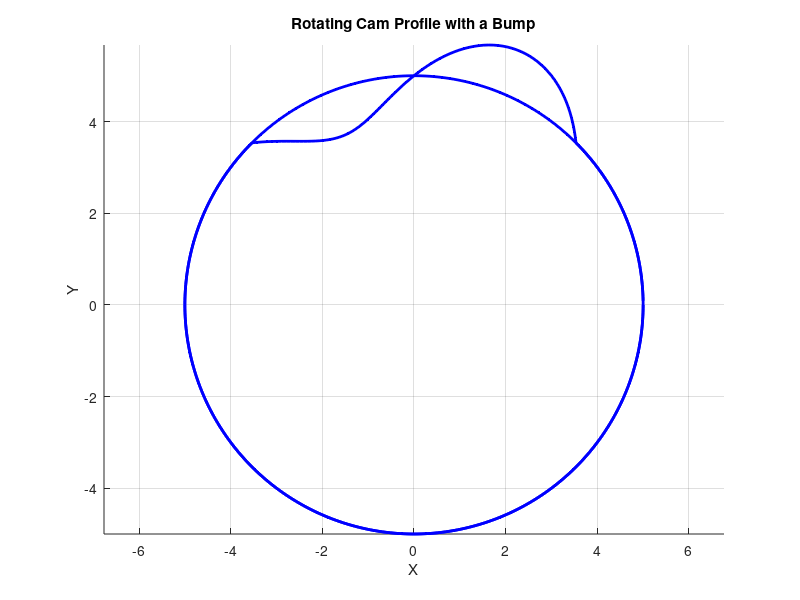

Write the MATLAB code that produced this figure.
clear all; clc;

% Parameters for the cam
load('part5.mat')
r_base = 5;  % Base radius of the cam (without bump)
r_bump = 1;  % Amplitude of the bump
num_points = 100;  % Number of points for the cam profile

% Define the cam profile with a bump
bump_start = 45;  % Start of the bump (in radians)
bump_end = 135;  % End of the bump (in radians)

% Base circle
r = r_base * ones(size(crank_angle));  % Start with a base circle

% Add a bump (sine wave) to the cam profile
bump = r_bump * sind(2* 180 * (crank_angle - bump_start) / (bump_end - bump_start));
bump(crank_angle < bump_start | crank_angle > bump_end) = 0;  % No bump outside the bump range

% Final cam profile (base circle + bump)
r = r + bump;

% Parametric equations for the cam profile
x = r .* cosd(crank_angle);  % x coordinates of the cam profile
y = r .* sind(crank_angle);  % y coordinates of the cam profile

% Create a figure for plotting
figure;

% Create line object (doesn't plot initially)
h_cam = line(NaN, NaN, 'Color', 'b', 'LineWidth', 2);

% Set up the axis
axis equal;  % Equal scaling for both axes
grid on;  % Turn on grid
title('Rotating Cam Profile with a Bump');
xlabel('X');
ylabel('Y');

% Precompute the cos and sin values for each frame
cos_angles = cosd(crank_angle);  % Precompute cos for all frames
sin_angles = sind(crank_angle);  % Precompute sin for all frames

% Loop for animation to rotate the cam
for i = 1:length(crank_angle)
    % Use precomputed cosine and sine values to rotate the cam
    rotated_coords = [cos_angles(i), -sin_angles(i); sin_angles(i), cos_angles(i)] * [x; y];  % Apply the rotation to the coordinates
    
    % Update the plot data
    set(h_cam, 'XData', rotated_coords(1, :), 'YData', rotated_coords(2, :));  % Update data all at once
    pause(0.1);  % Optional: add pause for smooth animation (adjust as needed)
end